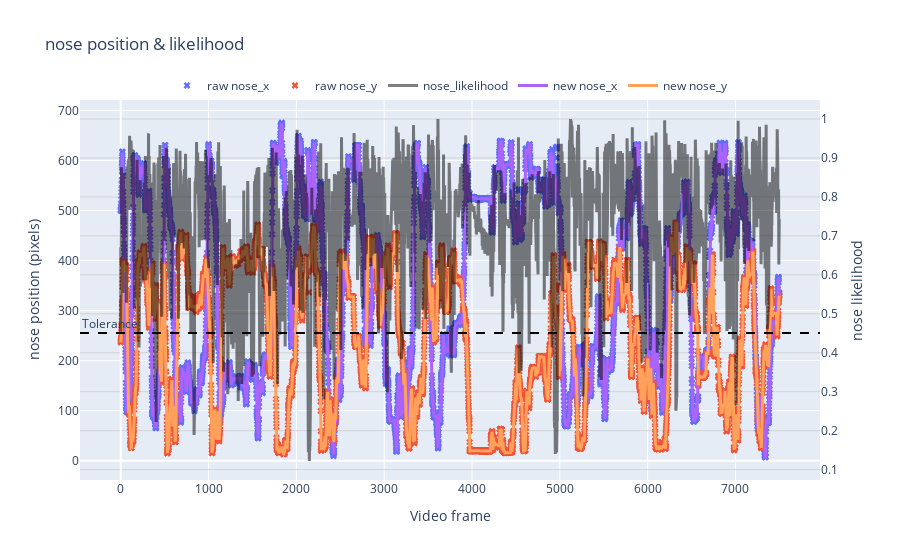

Notebook code cell kept with this figure:
### Code cell
df_smooth = rst.filter_and_smooth_df(params, df_raw)

rst.plot_raw_vs_smooth(params, df_raw, df_smooth, bodypart='nose')

### Figure 1 — Plotly figure (JSON) as saved in the notebook; plotly's stock layout.template omitted (floating-point values rounded to 4 significant figures; data arrays with more than 128 entries replaced by an {"elided": "..."} marker saying what was removed)
{"data": [{"marker": {"size": 6, "symbol": "x"}, "mode": "markers", "name": "raw nose_x", "type": "scatter", "x": {"elided": "7500 int values"}, "y": {"elided": "7500 float values"}}, {"marker": {"size": 6, "symbol": "x"}, "mode": "markers", "name": "raw nose_y", "type": "scatter", "x": {"elided": "7500 int values"}, "y": {"elided": "7500 float values"}}, {"line": {"color": "black", "width": 3}, "name": "nose_likelihood", "opacity": 0.5, "type": "scatter", "x": {"elided": "7500 int values"}, "y": {"elided": "7500 float values"}, "yaxis": "y2"}, {"line": {"width": 3}, "name": "new nose_x", "type": "scatter", "x": {"elided": "7500 int values"}, "y": {"elided": "7500 float values"}}, {"line": {"width": 3}, "name": "new nose_y", "type": "scatter", "x": {"elided": "7500 int values"}, "y": {"elided": "7500 float values"}}], "layout": {"annotations": [{"showarrow": false, "text": "Tolerance", "x": 0, "xanchor": "left", "xref": "paper", "y": 0.4755, "yref": "y2"}], "legend": {"orientation": "h", "x": 0.5, "xanchor": "center", "y": 1, "yanchor": "bottom"}, "shapes": [{"line": {"color": "black", "dash": "dash"}, "type": "line", "x0": 0, "x1": 1, "xref": "paper", "y0": 0.4505, "y1": 0.4505, "yref": "y2"}], "title": {"text": "nose position & likelihood"}, "xaxis": {"title": {"text": "Video frame"}}, "yaxis": {"title": {"text": "nose position (pixels)"}}, "yaxis2": {"gridcolor": "lightgray", "overlaying": "y", "side": "right", "title": {"text": "nose likelihood"}}}}
